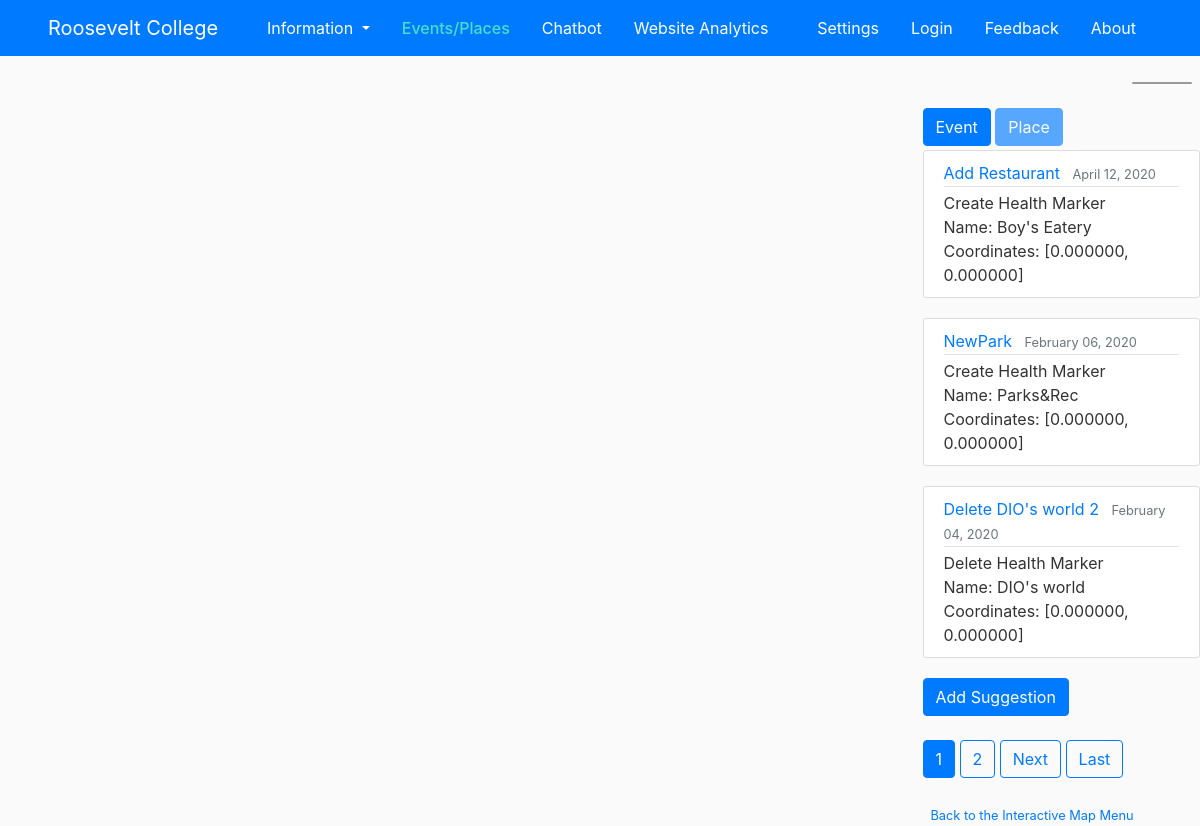
/imap/2, run on an earlier commit of the app's database.
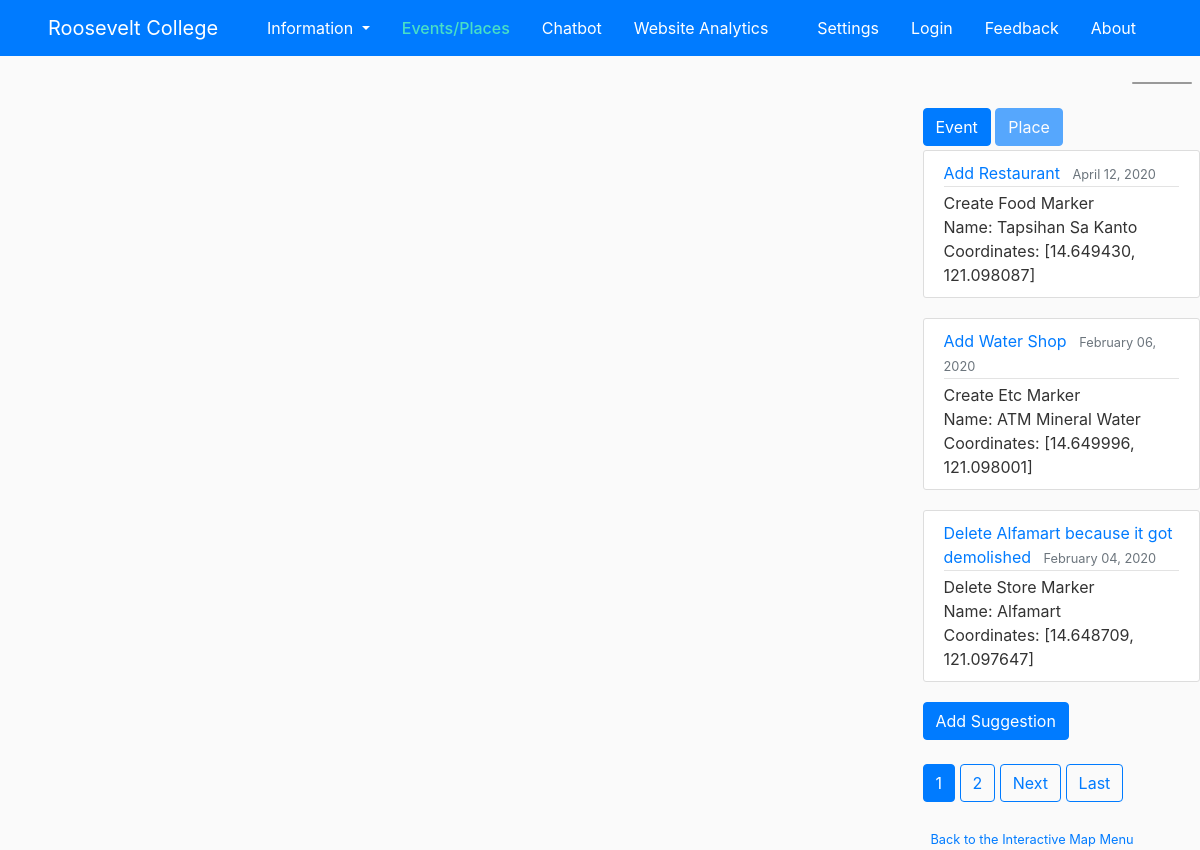
And on a later commit of the database.
### interactive_map/models.py (models this page shows, shortened)
class Suggestion(models.Model):
	class EventPlace(models.IntegerChoices):
		EVENT = 1
		HEALTH = 2
		FOOD = 3
		FINANCE = 4
		STORE = 5
		ETC = 6
	class Action(models.IntegerChoices):
		CREATE = 1
		UPDATE = 2
		DELETE = 3
	desc = models.CharField(max_length=100, unique=True)
	stype = models.IntegerField(choices=EventPlace.choices)
	prev_name = models.CharField(max_length=100, default=None, blank=True)
	name = models.CharField(max_length=100)
	prev_longitude = models.DecimalField(default=0, decimal_places=6, max_digits=9, blank=True)
	prev_latitude = models.DecimalField(default=0, decimal_places=6, max_digits=8, blank=True)
	longitude = models.DecimalField(default=0, decimal_places=6, max_digits=9)
	latitude = models.DecimalField(default=0, decimal_places=6, max_digits=8)
	cud = models.IntegerField(choices=Action.choices)
	date_posted = models.DateTimeField(default=timezone.now)

### interactive_map/views.py (the view)
# urls.py: path('imap/<int:stype>', interactive_map_views.SuggestionListView.as_view(), name='imap-index'),
class SuggestionListView(ListView):
	model = Suggestion
	template_name = 'interactive_map/index.html'
	context_object_name = 'suggestions'
	paginate_by = 3
	def get_queryset(self):
		arg = self.kwargs.get('stype')
		if arg == 1:
			return Suggestion.objects.filter(stype=arg).order_by('-date_posted')
		elif arg == 2:
			return Suggestion.objects.filter(~Q(stype = 1)).order_by('-date_posted')
		else:
			return Suggestion.objects.order_by('-date_posted')
	def get_context_data(self, **kwargs):
		context = super().get_context_data(**kwargs)
		context['title'] = 'Interactive Map'
		context['arg'] = self.kwargs.get('stype')
		context['active_profile'] = Profile.objects.get(school_name="Roosevelt College Marikina")
		if self.kwargs.get('stype') == 1:
			context['layer'] = 'roosevelt-events'
			context['html'] = "'<p>Name: ' + feature.properties.name + '</p><p>Schedule: ' + feature.properties.date + '</p><p>Time:: ' + feature.properties.time + '</p><p>Target Population: ' + feature.properties.target_population"
		else:
			context['layer'] = ['roosevelt-food', 'roosevelt-health', 'roosevelt-finance', 'roosevelt-store']
			context['html'] = "'<p>' + feature.properties.Name + '</p><p>' + feature.properties.Address + '</p><p>' + feature.properties.Contact + '</p><p>' + feature.properties.Hours"
		return context

### interactive_map/templates/interactive_map/index.html (shortened to what this page needs)
{% extends "main/base.html" %}
{% block content %}
	<nav id="menu"></nav>
	{% if arg == 3 %}
	{% elif arg == 2 %}
		<div id='map' style="position:fixed; top:56px; left:0; width:75%; height:93%; border:none; margin:0; padding:0; overflow:hidden; z-index:1;"></div>
	{% endif %}
  	<div class="row">
	  <div class="col"></div>
	  <div class="col"></div>
	  <div class="col"></div>
	  <div class="col">
	    <div>
	      	{% if arg ==  1 %}
			<a class="btn btn-primary disabled mt-1 mb-1" href="{% url 'imap-index' 1 %}" role="button">Event</a>
			{% else %}
	     	<a class="btn btn-primary mt-1 mb-1" href="{% url 'imap-index' 1 %}" role="button">Event</a>
	      	{% endif %}
	      	{% if arg == 2 %}
			<a class="btn btn-primary disabled mt-1 mb-1" href="{% url 'imap-index' 2 %}" role="button">Place</a>
			{% else %}
	     	<a class="btn btn-primary mt-1 mb-1" href="{% url 'imap-index' 2 %}" role="button">Place</a>
	      	{% endif %}
	  	</div>
		{% for suggestion in suggestions %}
			<article class="media content-section">
			  <div class="media-body">
			    <div class="article-metadata">
			      <a class="mr-2" href="#">{{ suggestion.desc }}</a>
			      <small class="text-muted">{{ suggestion.date_posted|date:"F d, Y" }}</small>
			    </div>
			    {% if suggestion.cud == 1 %}
			    		Create
		    	{% elif suggestion.cud == 2 %}
		    		Update
		    	{% else %}
		    		Delete
		    	{% endif %}
		    	{% if suggestion.stype == 1 %}
		    		Event
		    	{% elif suggestion.stype == 2 %}
		    		Health
		    	{% elif suggestion.stype == 3 %}
		    		Food
		    	{% elif suggestion.stype == 4 %}
		    		Finance
		    	{% elif suggestion.stype == 5 %}
		    		Store
		    	{% elif suggestion.stype == 6 %}
		    		Etc
		    	{% endif %} Marker<br>
			    Name: {{ suggestion.name }} <br>
			    Coordinates: [{{ suggestion.latitude }}, {{ suggestion.longitude }}]
			  </div>
			</article>
		{% endfor %}
					<a class="btn btn-primary" href="{% url 'suggestion-create' %}" role="button">Add Suggestion</a><br><br>
					{% if is_paginated %}
						{% for num in page_obj.paginator.page_range %}
							{% if page_obj.number == num %}
								<a class="btn btn-primary mb-4" href="?page={{ num }}">{{ num }}</a>
							{% elif  num > page_obj.number|add:'-3' and num < page_obj.number|add:'3'%}
								<a class="btn btn-outline-primary mb-4" href="?page={{ num }}">{{ num }}</a>
							{% endif %}
						{% endfor %}
						{% if page_obj.has_next %}
							<a class="btn btn-outline-primary mb-4" href="?page={{ page_obj.next_page_number }}">Next</a>
							<a class="btn btn-outline-primary mb-4" href="?page={{ page_obj.paginator.num_pages }}">Last</a>
						{% endif %}
					{% endif %}
		<div><small class="text-muted">
		  <a class="ml-2" href="{% url 'imap-menu' %}">Back to the Interactive Map Menu</a>
		</small></div>
	</div>
</div>
{% endblock content %}

### main/templates/main/base.html (shortened to what this page needs)
{% load static %}
<!DOCTYPE html>
<html>
<head>
    <link rel="stylesheet" href="https://stackpath.bootstrapcdn.com/bootstrap/4.4.1/css/bootstrap.min.css">
    <link rel="stylesheet" type="text/css" href="{% static 'main/main.css'%}">
	<link rel='stylesheet' href='https://api.mapbox.com/mapbox-gl-js/plugins/mapbox-gl-geocoder/v4.2.0/mapbox-gl-geocoder.css' type='text/css' />
	<link href="https://api.mapbox.com/mapbox-gl-js/v1.9.1/mapbox-gl.css" rel="stylesheet" />
</head>
<body class="mainsite">
	<main role="main">
		<header class="site-header sticky-top mb-5">
		<nav class="container-xxl bd-gutter flex-wrap flex-lg-nowrap navbar navbar-expand-md navbar-dark bg-primary px-5">
			<a class="navbar-brand" href="{% url 'main-index' %}">Roosevelt College</a>
			<div class="navbar-nav">
				{% if title != 'Menu' %}
					{% if title == 'Process Guides' or title == 'Course List' or title == 'Scholarships' %}
					<a class="nav-item dropdown">
						<div class="btn-group" role="group" style="margin: 0px; padding: 0px">
						<a class="nav-link active dropdown-toggle px-3" href="#" role="button" data-toggle="dropdown" aria-expanded="false">
							Information
						</a>
						<ul class="dropdown-menu">
							<li><a class="dropdown-item" href="{% url 'processguides' %}">Process Guides</a></li>
							<li><a class="dropdown-item" href="{% url 'courses' %}">Courses</a></li>
							<li><a class="dropdown-item" href="{% url 'scholarships' %}">Scholarships</a></li>
						</ul>
						</div>
					</a>
					{% else %}
					<a class="nav-item dropdown">
						<div class="btn-group" role="group" style="margin: 0px; padding: 0px">
						<a class="nav-link dropdown-toggle px-3" href="#" role="button" data-toggle="dropdown" aria-expanded="false">
							Information
						</a>
						</div>
					</a>
					{% endif %}
					{% if title == 'Interactive Map' or title == 'Interactive Map Menu'%}
					<a class="nav-item nav-link active px-3" href="{% url 'imap-index' 1 %}">Events/Places</a>
					{% else %}
						<a class="nav-item nav-link px-3" href="{% url 'imap-index' 1 %}">Events/Places</a>
					{% endif %}
					{% if title == 'Chatbot' %}
						<a class="nav-item nav-link active px-3" href="{% url 'chatbot-index' %}">Chatbot</a>
					{% else %}
						<a class="nav-item nav-link px-3" href="{% url 'chatbot-index' %}">Chatbot</a>
					{% endif %}
					<a class="nav-item nav-link px-3" href="#">Website Analytics</a>
				{% endif %}
			</div>
			<div class="navbar-nav">
				<a class="nav-item nav-link px-3" href="#">Settings</a>
				{% if user.is_authenticated %}
					<a class="nav-item nav-link px-3" href="{% url 'logout' %}">Logout</a>
					<a class="nav-item nav-link px-3" href="{% url 'ssr-index' %}">Stats</a>
				{% else %}
					<a class="nav-item nav-link px-3" href="{% url 'login' %}">Login</a>
					<a class="nav-item nav-link px-3" href="{% url 'ssr-create' %}">Feedback</a>
				{% endif %}
				<a class="nav-item nav-link px-3" href="{% url 'profile' %}">About</a>
			</div>
		</nav>
		</header>
	      {% block content %}{% endblock %}
	</main>
</body>
</html>

### main/static/main/main.css (style rules this page uses)
.mainsite { background: #fafafa; color: #333333; }
.site-header .navbar-nav .nav-link { color: #ffffff; }
.site-header .navbar-nav .nav-link.active { color: #49DFC6; font-weight: 500; }
.content-section { background: #ffffff; padding: 10px 20px; border: 1px solid #dddddd; border-radius: 3px; margin-bottom: 20px; }
.article-metadata { padding-bottom: 1px; margin-bottom: 4px; border-bottom: 1px solid #e3e3e3 }

### interactive_map/templates/interactive_map/index.html (style rules this page uses)
#menu { background: #fff; position: absolute; z-index: 1; top: 82px; right: 8px; border-radius: 3px; width: 60px; border: 1px solid rgba(0, 0, 0, 0.4); font-family: 'Open Sans', sans-serif; }

What changed in the data, as far as the page shows it:
changed Suggestion "Add Restaurant": name "Boy's Eatery" → "Tapsihan Sa Kanto"; latitude "0.000000" → "14.649430"; longitude "0.000000" → "121.098087"; stype "Health" → "Food"
changed Suggestion: desc "NewPark" → "Add Water Shop"; name "Parks&Rec" → "ATM Mineral Water"; latitude "0.000000" → "14.649996"; longitude "0.000000" → "121.098001"; stype "Health" → "Etc"
changed Suggestion: desc "Delete DIO's world 2" → "Delete Alfamart because it got demolished"; name "DIO's world" → "Alfamart"; latitude "0.000000" → "14.648709"; longitude "0.000000" → "121.097647"; stype "Health" → "Store"
